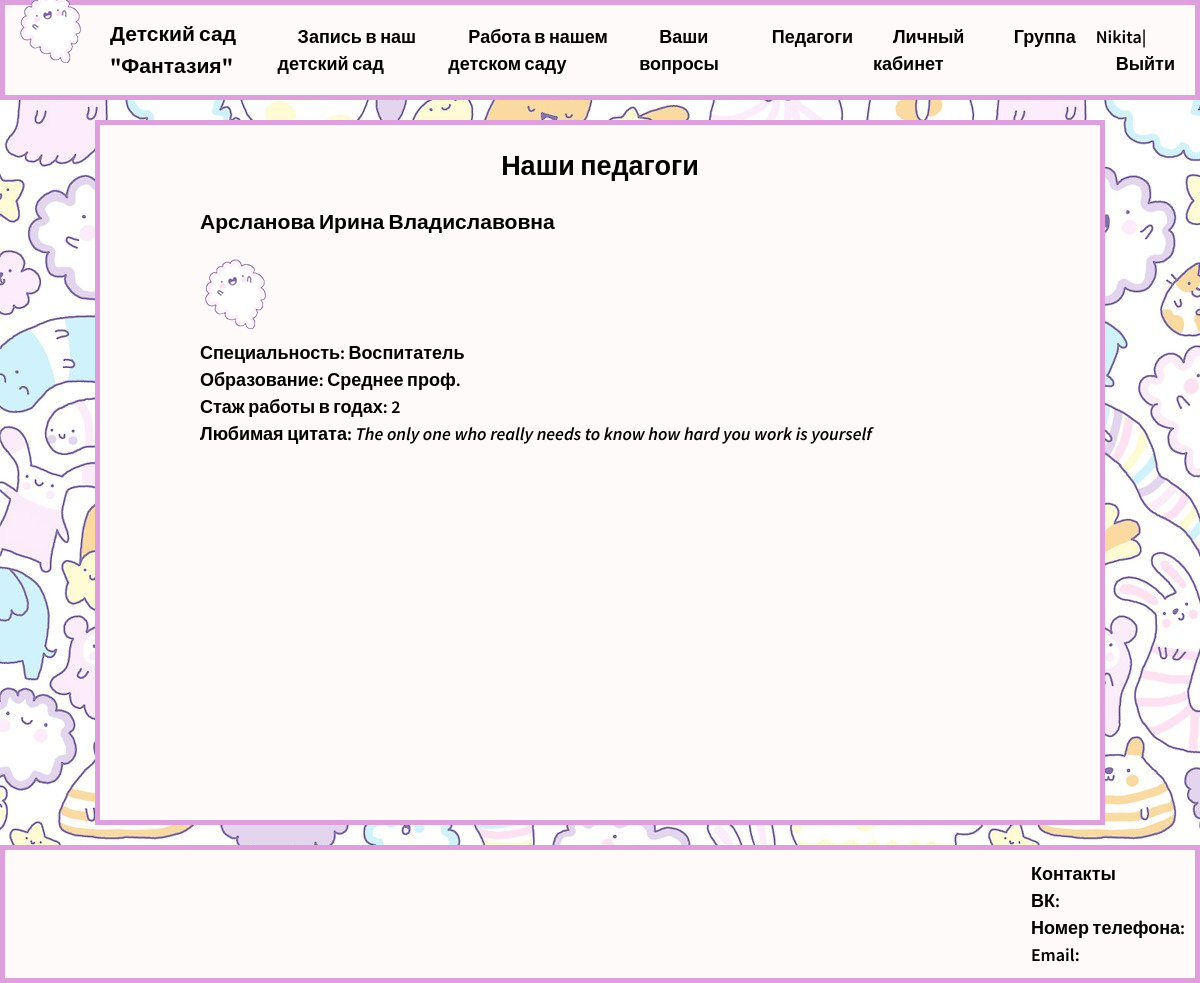
Page /teachers (signed in) on the committed database.
### users/models.py (models this page shows, shortened)
class CustomUser(AbstractUser):
    statuses = [
        ('Педагог', 'Педагог'),
        ('Родитель', 'Родитель'),
    ]
    status = models.CharField(
        verbose_name='Статус',
        max_length=8,
        choices=statuses,
        default='Родитель',
    )
    class Meta:
        verbose_name='Пользователь'
        verbose_name_plural='Пользователи'

### teacher/models.py (models this page shows)
class Teacher(models.Model):
    specialization = [
        ('Воспитатель', 'Воспитатель'),
        ('Помощник воспитателя', 'Помощник воспитателя'),
        ('Педагог доп. образования', 'Педагог доп. образования'),
        ('Спец', 'Спец'),
    ]
    educations = [
        ('Основное общее', 'Основное общее'),
        ('Среднее общее', 'Среднее общее'),
        ('Среднее проф.', 'Среднее проф.'),
        ('Высшее', 'Высшее'),
    ]
    full_name = models.CharField(
        verbose_name='Ф.И.О.',
        max_length=50,
    )
    specialization = models.CharField(
        verbose_name='Специальность',
        max_length=50,
        choices=specialization,
    )
    education = models.CharField(
        verbose_name='Образование',
        max_length=50,
        choices=educations,
    )
    experience = models.IntegerField(verbose_name='Стаж работы')
    quote = models.CharField(
        verbose_name='Цитата',
        max_length=100,
        )
    photo = models.ImageField(
        verbose_name='Фото',
        upload_to='photos',
    )
    class Meta:
        verbose_name='Педагог'
        verbose_name_plural='Педагоги'

### teacher/views.py (the view)
# urls.py: path('teachers', Teachers.as_view(), name='teachers')
class Teachers(ListView):
    model = Teacher
    template_name = 'teachers.html'
    context_object_name = 'teachers'
    extra_context = {
        'title': 'Наши педагоги',
    }

### application/templates/teachers.html
{% extends "base.html" %}
{% block content%}
{% for t in teachers %}
<div class="content">
    <h3>{{ t.full_name }}</h3>
    <p><img src="{{t.photo.url}}"></p>
    <p>Специальность: {{ t.specialization }}</p>
    <p>Образование: {{ t.education }}</p>
    <p>Стаж работы в годах: {{ t.experience }}</p>
    <p>Любимая цитата: <em>{{ t.quote }}</em></p>
</div>
{% endfor %}
{% endblock content %}

### application/templates/base.html (shortened to what this page needs)
<!DOCTYPE html>
{% load static %}
<html>
    <head>
        <link type="text/css" rel="stylesheet" href="{% static 'css/styles.css' %}" />
    </head>
    <body>
        <section>
            <header class="header style">
                <nav>
                    <ul class="main">
                        <li><a href="{% url 'home' %}"><img src="/static/img/ch.png"></a></li>
                        <li><a href="{% url 'home' %}" class="header_h"><h1>Детский сад "Фантазия"</h1></a></li>
                    </ul>
                </nav>
                <nav>
                    <ul class="menu">
                        <li><a href="{% url 'child_app' %}">Запись в наш детский сад</a></li>
                        <li><a href="{% url 'teacher_app' %}">Работа в нашем детском саду</a></li>
                        <li><a href="{% url 'question' %}">Ваши вопросы</a></li>
                        <li><a href="{% url 'teachers' %}">Педагоги</a></li>
                        {% if request.user.is_authenticated %}
                            <li><a href="{% url 'children' %}">Личный кабинет</a></li>
                            {% if request.user.status == 'Педагог' %}
                                <li><a href="{% url 'group' %}">Группа</a></li>
                            {% endif %}
                            <li><p>{{user.username}}|<a href="{% url 'logout' %}">Выйти</a></p></li>
                        {% else %}
                            <li><a href="{% url 'register' %}">Регистрация</a></li>
                            <li><a href="{% url 'login' %}">Войти</a></li>
                        {% endif %}
                    </ul>
                </nav>
            </header>
        </section>
        <section class="content_wrap style">
            <h2 class="label">{{title}}</h2>
            {% block content%}
            {% endblock content %}
        </section>
        <section class="footer_wrap style">
            <footer>
                <p>Контакты</p>
                <p>ВК:</p>
                <p>Номер телефона:</p>
                <p>Email:</p>
            </footer>
        </section>
    </body>
</html>

### application/static/css/styles.css (style rules this page uses)
* { padding: 0; margin: 0; }
body { padding: 0; background-image: url("/static/img/jy.jpg"); background-attachment: fixed; line-height: 1.5; font-family: 'Source Sans Pro', sans-serif; font-size: 18px; font-weight: 600; }
h3 { margin: 20px auto; }
.header { display: flex; justify-content: space-between; box-sizing: border-box; align-items: center; padding-right: 20px; height: 100px; }
.content_wrap { margin: 20px auto; width: 1000px; min-height: 695px; }
.content { margin: 0 auto; box-sizing: border-box; max-width: 800px; }
.footer_wrap { padding: 10px; justify-content: right; display: flex; }
.label { text-align: center; margin: 20px auto; }
.style { background-color: snow; border: solid 5px plum; }
.main { display: flex; list-style: none; }
.main li a { margin-left: 10px; margin-right: 20px; color: #000; text-decoration: none; }
.menu { display: flex; list-style: none; }
.menu li { margin-left: 20px; }
.menu li a { margin-left: 20px; color: #000; text-decoration: none; }

### rows in the picture
CustomUser: username "Nikita"
Teacher: full_name "Арсланова Ирина Владиславовна", photo (picture), specialization "Воспитатель", education "Среднее проф.", experience "2", quote "The only one who really needs to know how hard you work is yourself"

### other values in the picture
{{ title }} "Наши педагоги"
